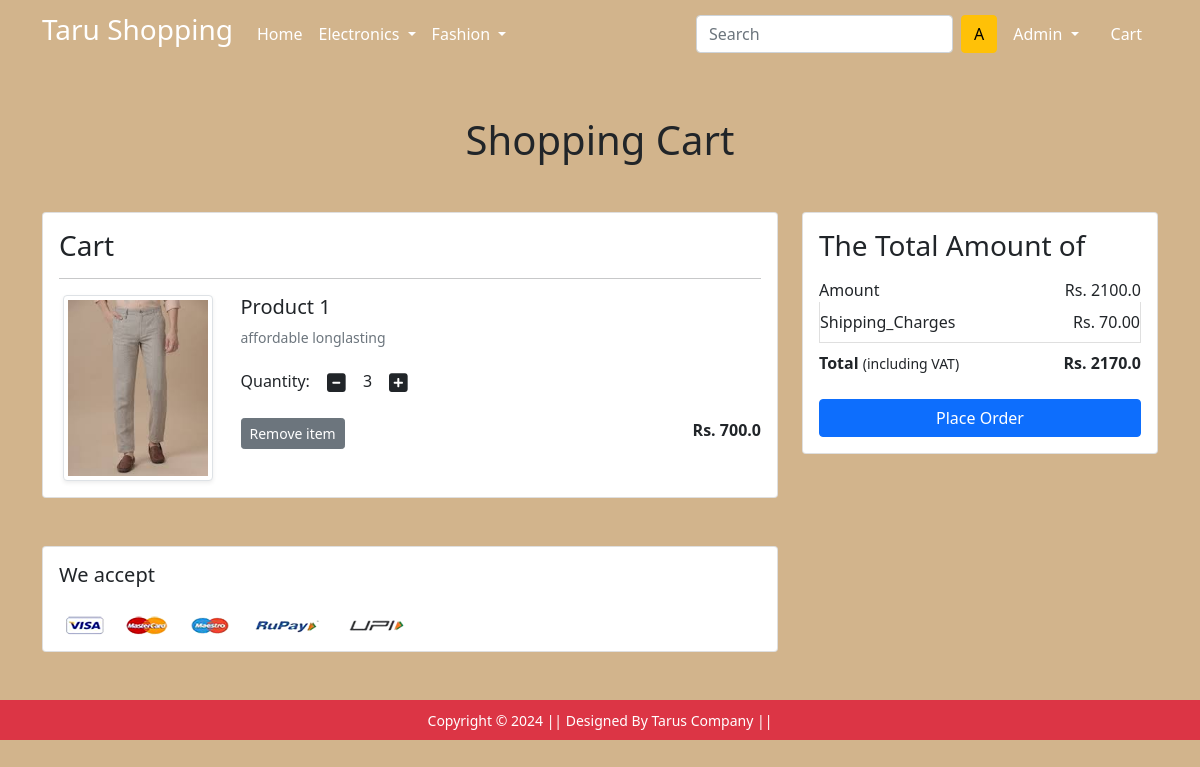
/showcart (signed in), run on the app's committed database.
### app/models.py (models this page shows, shortened)
class Cart(models.Model):
    user = models.ForeignKey(User, on_delete=models.CASCADE)
    product = models.ForeignKey(Product, on_delete=models.CASCADE)
    quantity = models.PositiveIntegerField(default=1)

class Product(models.Model):
    title = models.CharField(max_length=30)
    selling_price = models.FloatField()
    discount_price = models.FloatField()
    description = models.TextField()
    brand = models.CharField(max_length=40)
    category = models.CharField(choices=CATEGORY_CHOICES, max_length=10)
    product_image = models.ImageField(upload_to='productimg')

### app/views.py (the view)
# urls.py: path('showcart', views.show_cart, name='showcart'),
def show_cart(request):
    if request.user.is_authenticated :
        user =request.user
        cart = Cart.objects.filter(user=user)
        amount = 0.0
        shipping_charges = 70.0
        total_amount = 0.0
        cart_product = [p for p in Cart.objects.all() if p.user == user]
        if cart_product :
            for p in cart_product :
                tempamount = (p.quantity * p.product.discount_price)
                amount += tempamount
                total_amount = amount + shipping_charges
        return render(request, 'app/addtocart.html',{'carts':cart,
        'total_amount':total_amount, 'amount':amount})

### app/templates/app/addtocart.html (shortened to what this page needs)
{% extends 'app/base.html' %}
{% load static %}
{% block main-content %}
<div class="container my-5">
 <div class="row">
  <h1 class="text-center mb-5">Shopping Cart</h1>
  <div class="col-sm-8">
  <div class="card">
   <div class="card-body">
    <h3>Cart</h3>
    {% for cart in carts %}
    <hr>
    <div class="row">
     <div class="col-sm-3 text-center align-self-center"><img src="{{cart.product.product_image}}" alt="" srcset="" class="img-fluid img-thumbnail shadow-sm" height="150" width="150"> </div>
     <div class="col-sm-9">
      <div>
       <h5>Product 1</h5>
       <p class="mb-2 text-muted small">{{cart.product.description}}</p>
       <div class="my-3">
        <label for="quantity">Quantity:</label>
        <a class="minus-cart btn" pid="{{cart.product.id}}"><i class="fas fa-minus-square fa-lg"></i></a>
          <span id="quantity">{{cart.quantity}}</span>
        <a class="plus-cart btn" pid="{{cart.product.id}}"><i class="fas fa-plus-square fa-lg"></i></a>
       </div>
       <div class="d-flex justify-content-between">
        <a href="#" class="btn btn-sm btn-secondary mr-3 remove-cart" pid="{{cart.product.id}}">Remove item </a>
        <p class="mb-0"><span><strong>Rs. {{cart.product.discount_price}}</strong></span></p>
       </div>
      </div>
     </div>
    </div>
    {% endfor %}
   </div>
   </div>
  </div>
  <div class="col-sm-4">
   <div class="card">
    <div class="card-body">
      <h3>The Total Amount of</h3>
      <ul class="list-group">
       <li class="list-group-item d-flex justify-content-between align-items-center border-0 px-0 pb-0">Amount<span>Rs. <span id="amount">{{amount}}</span> </span></li>
       <li class="list-group-item d-flex justify-content-between align-items-center px-0">Shipping_Charges<span>Rs. 70.00</span></li>
       <li class="list-group-item d-flex justify-content-between align-items-center border-0 px-0 mb-3">
        <div>
           <strong>Total</strong> <small>(including VAT)</small>
         </div>
         <span><strong>Rs. <strong id="totalamount">{{total_amount}}</strong></strong></span>
       </li>
      </ul>
      <div class="d-grid"><a href="{% url 'checkout' %}" class="btn btn-primary">Place Order</a></div>
    </div>
   </div>
  </div>
 </div>
</div>
<div class="container">
 <div class="row">
  <div class="col-sm-8">
   <div class="card">
    <div class="card-body">
      <h5 class="mb-4">We accept</h5>
      <img src="{% static 'app/images/payment.png' %}" alt="" class="img-fluid">
    </div>
  </div>
  </div>
 </div>
</div>
{% endblock main-content %}

### app/templates/app/base.html (shortened to what this page needs)
<!doctype html>
{% load static %}
<html lang="en">
  <head>
    <link href="https://cdn.jsdelivr.net/npm/bootstrap@5.0.0-beta1/dist/css/bootstrap.min.css" rel="stylesheet">
    <link rel="stylesheet" href="{% static 'app/css/owl.carousel.min.css' %}">
    <link rel="stylesheet" href="{% static 'app/css/all.min.css' %}">
    <link rel="stylesheet" href="{% static 'app/css/style.css' %}">
  </head>
  <body >
    <nav class="navbar navbar-expand-lg navbar-dark bg-primery">
     <div class="container">
       <a class="navbar-brand " href="/"><h3>Taru Shopping</h3></a>
       <div class="collapse navbar-collapse" id="navbarSupportedContent">
         <ul class="navbar-nav me-auto mb-2 mb-lg-0">
           <li class="nav-item">
             <a class="nav-link active" aria-current="page" href="/">Home</a>
           </li>
           <li class="nav-item dropdown">
             <a class="nav-link dropdown-toggle text-white" href="#" id="electronicsDropdown" role="button" data-bs-toggle="dropdown" aria-expanded="false">
               Electronics
             </a>
           </li>
           <li class="nav-item dropdown">
             <a class="nav-link dropdown-toggle text-white" href="#" id="fashionDropdown" role="button" data-bs-toggle="dropdown" aria-expanded="false">
               Fashion
             </a>
           </li>
         </ul>
         <form class="d-flex">
           <input class="form-control me-2" type="search" placeholder="Search" aria-label="Search">
           <button class="btn btn-warning" type="submit">{{request.user| make_list|first|capfirst}}</button>
         </form>
         {% if user.is_authenticated %}
         <div>
          <ul class="navbar-nav me-auto mb-2 mb-lg-0">
           <li class="nav-item dropdown mx-2">
              <a class="nav-link dropdown-toggle text-white" href="#" id="profileDropdown" role="button" data-bs-toggle="dropdown" aria-expanded="false">
                {{request.user.username |capfirst}}
              </a>
            </li>
            <li class="nav-item mx-2">
             <a href="{% url 'showcart' %}" class="nav-link text-white"> Cart </a>
            </li>
            {% endif %}
          </ul>
         </div>
       </div>
     </div>
    </nav>
    {% block main-content %} {% endblock main-content %}
    <footer class="container-fluid bg-danger text-center p-2 mt-5">
        <small class="text-white">Copyright &copy; 2024 || Designed By Tarus Company || </small>
    </footer>
  </body>
</html>

### app/static/app/css/style.css (style rules this page uses)
body { background-color: tan; }

### data on the page
Cart: product.product_image (picture), product.description "affordable longlasting", quantity "3", product.discount_price "700.0"

### other printed values
{{ request.user| make_list|first|capfirst }} "A"
{{ request.user.username |capfirst }} "Admin"
{{ amount }} "2100.0"
{{ total_amount }} "2170.0"
